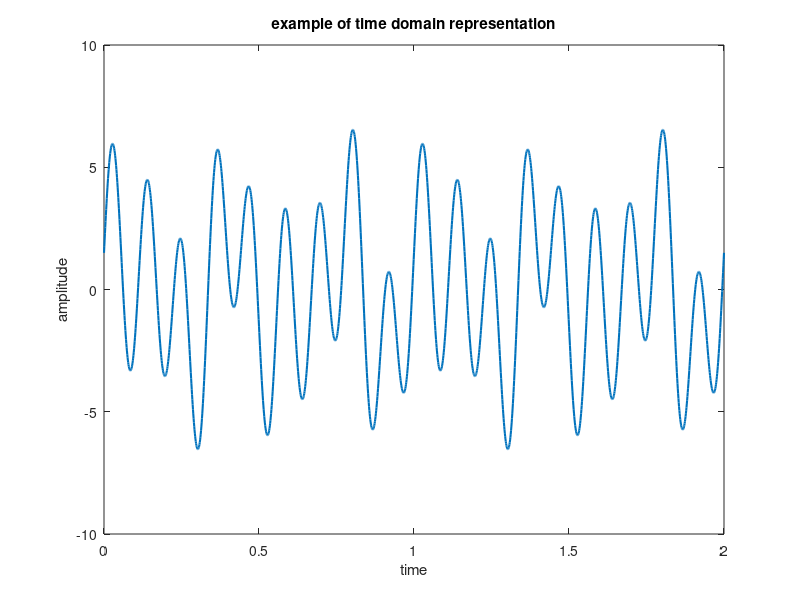
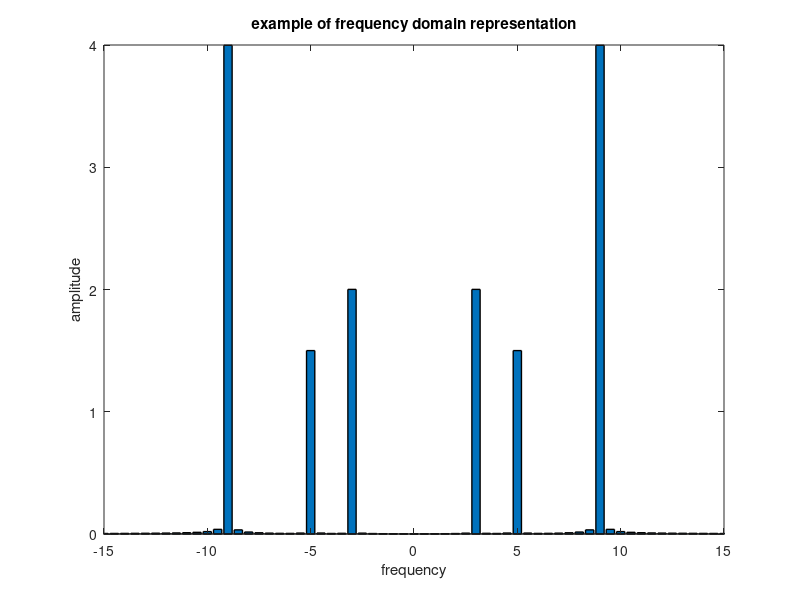

Recreate these plots in MATLAB, in order.
%Example of time domain to frequency domain conversion 

clc
clear all
close all

fs = 1000; %sampling frequency
t = 0:1/fs:2; % time array
x1 = 2*sin(2*pi*3*t);
x2 = 1.5*cos(2*pi*5*t);
x3 = 4*sin(2*pi*9*t);
x = x1 + x2 + x3;
% this is in time time domain
% it has three frequency components.
% the frequency components are 3 Hz, 5 Hz, and 9 Hz

figure
plot(t,x,'linewidth',1.5)
xlabel('time')
ylabel('amplitude')
title('example of time domain representation')

% we will do frequency conversion below
fx = abs(fftshift(fft(x)))/(length(x)/2); % freq domain representation
freq = linspace(-fs/2, fs/2, length(x));

figure
bar(freq, fx,'linewidth',1)
xlim([-15 +15])
xlabel('frequency')
ylabel('amplitude')
title('example of frequency domain representation')